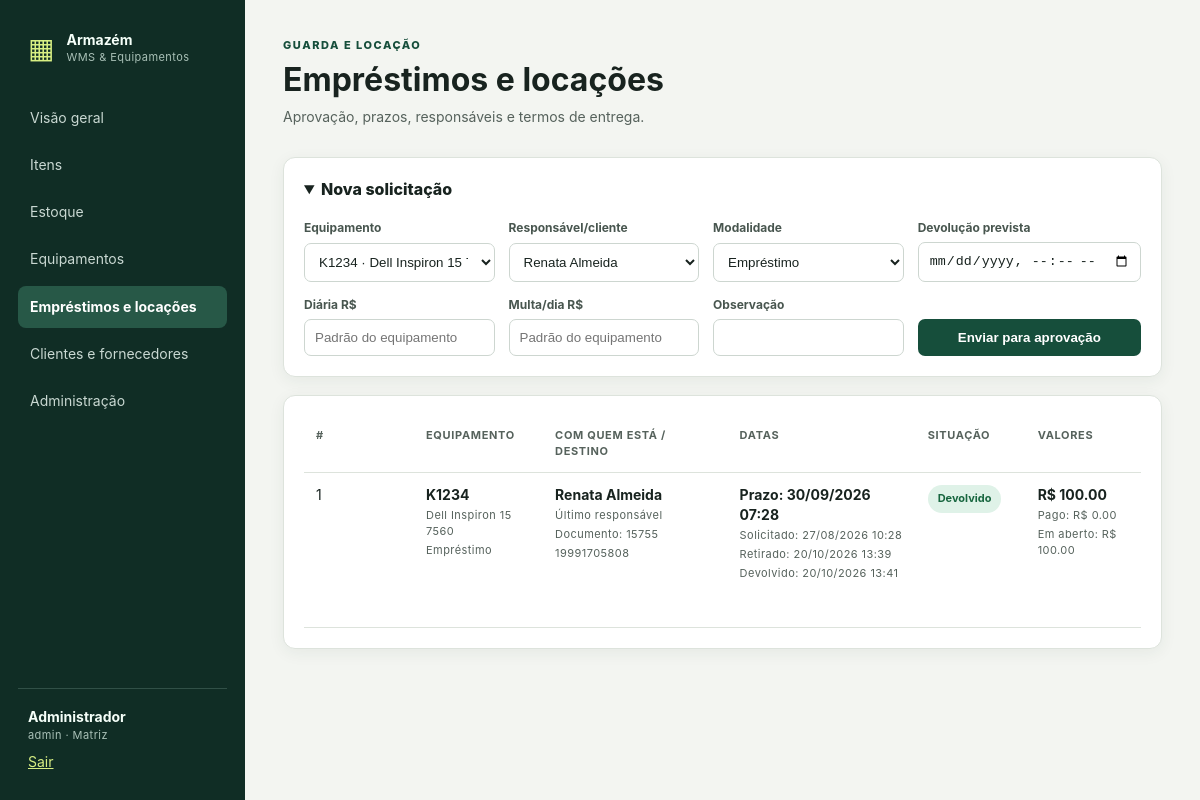
The page /loans (signed in) on the database its author committed.
### models.py (models this page shows, shortened)
class User(UserMixin, db.Model):
    __tablename__ = "users"
    id = db.Column(db.Integer, primary_key=True)
    name = db.Column(db.String(120), nullable=False)
    email = db.Column(db.String(180), unique=True, nullable=False)
    password_hash = db.Column(db.String(255), nullable=False)
    role = db.Column(db.String(20), default="operator", nullable=False)
    branch_id = db.Column(db.Integer, db.ForeignKey("branches.id"))
    active = db.Column(db.Boolean, default=True, nullable=False)
    branch = db.relationship("Branch")
    def can(self, *roles): return self.role in roles

class Branch(db.Model):
    __tablename__ = "branches"
    id = db.Column(db.Integer, primary_key=True)
    code = db.Column(db.String(20), unique=True, nullable=False)
    name = db.Column(db.String(120), nullable=False)
    active = db.Column(db.Boolean, default=True, nullable=False)

class Loan(db.Model):
    __tablename__ = "loans"
    id = db.Column(db.Integer, primary_key=True)
    asset_id = db.Column(db.Integer, db.ForeignKey("assets.id"), nullable=False)
    party_id = db.Column(db.Integer, db.ForeignKey("parties.id"), nullable=False)
    kind = db.Column(db.String(20), default="LOAN", nullable=False)
    status = db.Column(db.String(30), default="PENDING", nullable=False)
    requested_at = db.Column(db.DateTime, default=now, nullable=False)
    start_at = db.Column(db.DateTime)
    due_at = db.Column(db.DateTime, nullable=False)
    returned_at = db.Column(db.DateTime)
    approved_at = db.Column(db.DateTime)
    requested_by_id = db.Column(db.Integer, db.ForeignKey("users.id"), nullable=False)
    approved_by_id = db.Column(db.Integer, db.ForeignKey("users.id"))
    daily_rate = db.Column(db.Numeric(14, 2), default=0, nullable=False)
    late_fee_daily = db.Column(db.Numeric(14, 2), default=0, nullable=False)
    discount = db.Column(db.Numeric(14, 2), default=0, nullable=False)
    paid_amount = db.Column(db.Numeric(14, 2), default=0, nullable=False)
    notes = db.Column(db.Text)
    return_condition = db.Column(db.String(30))
    asset = db.relationship("Asset")
    party = db.relationship("Party")
    requested_by = db.relationship("User", foreign_keys=[requested_by_id])
    approved_by = db.relationship("User", foreign_keys=[approved_by_id])
    @property
    def overdue_days(self):
        end = self.returned_at or now()
        return max(0, (end.date() - self.due_at.date()).days)
    @property
    def total(self):
        rental = Decimal(self.daily_rate or 0) * (self.rental_days if self.kind == "RENTAL" else 0)
        late = Decimal(self.late_fee_daily or 0) * self.overdue_days
        return max(Decimal("0"), rental + late - Decimal(self.discount or 0))

class Asset(db.Model):
    __tablename__ = "assets"
    id = db.Column(db.Integer, primary_key=True)
    item_id = db.Column(db.Integer, db.ForeignKey("items.id"), nullable=False)
    branch_id = db.Column(db.Integer, db.ForeignKey("branches.id"), nullable=False)
    warehouse_id = db.Column(db.Integer, db.ForeignKey("warehouses.id"), nullable=False)
    asset_tag = db.Column(db.String(60), unique=True, nullable=False)
    serial_number = db.Column(db.String(100))
    status = db.Column(db.String(30), default="AVAILABLE", nullable=False)
    condition = db.Column(db.String(30), default="GOOD", nullable=False)
    daily_rate = db.Column(db.Numeric(14, 2), default=0, nullable=False)
    late_fee_daily = db.Column(db.Numeric(14, 2), default=0, nullable=False)
    notes = db.Column(db.Text)
    item = db.relationship("Item")
    branch = db.relationship("Branch")
    warehouse = db.relationship("Warehouse")

class Item(db.Model):
    __tablename__ = "items"
    id = db.Column(db.Integer, primary_key=True)
    sku = db.Column(db.String(50), unique=True, nullable=False)
    name = db.Column(db.String(160), nullable=False)
    category = db.Column(db.String(80))
    condition = db.Column(db.String(20), default="UNSPECIFIED", nullable=False)
    item_type = db.Column(db.String(20), nullable=False)  # STOCK/EQUIPMENT
    unit = db.Column(db.String(10), default="UN", nullable=False)
    minimum_stock = db.Column(db.Numeric(14, 3), default=0, nullable=False)
    active = db.Column(db.Boolean, default=True, nullable=False)

class Party(db.Model):
    __tablename__ = "parties"
    id = db.Column(db.Integer, primary_key=True)
    kind = db.Column(db.String(20), default="EMPLOYEE", nullable=False)
    document = db.Column(db.String(30))
    name = db.Column(db.String(160), nullable=False)
    email = db.Column(db.String(180))
    phone = db.Column(db.String(40))
    active = db.Column(db.Boolean, default=True, nullable=False)

### app.py (the view, shortened to what this page needs)
    @app.route("/loans", methods=["GET", "POST"])
    @login_required
    def loans():
        loans_query = Loan.query.join(Asset)
        if current_user.role != "admin" and current_user.branch_id:
            loans_query = loans_query.filter(Asset.branch_id == current_user.branch_id)
        return render_template("loans.html", loans=loans_query.order_by(Loan.requested_at.desc()).all(),
                               assets=branch_scope(Asset.query, Asset).filter_by(status="AVAILABLE").all(),
                               parties=Party.query.filter_by(active=True).all())

### templates/loans.html (shortened to what this page needs)
{% extends 'base.html' %}
{% block content %}
<header><div><small>GUARDA E LOCAÇÃO</small><h1>Empréstimos e locações</h1><p>Aprovação, prazos, responsáveis e termos de entrega.</p></div></header>
{% if current_user.can('admin','manager','operator') %}
<details class="panel form-panel" open>
  <summary>Nova solicitação</summary>
  <form method="post" class="grid-form">
    <label>Equipamento<select name="asset_id" required>{% for a in assets %}<option value="{{ a.id }}">{{ a.asset_tag }} · {{ a.item.name }}</option>{% endfor %}</select></label>
    <label>Responsável/cliente<select name="party_id" required>{% for p in parties %}<option value="{{ p.id }}">{{ p.name }}</option>{% endfor %}</select></label>
    <label>Modalidade<select name="kind"><option value="LOAN">Empréstimo</option><option value="RENTAL">Locação</option></select></label>
    <label>Devolução prevista<input type="datetime-local" name="due_at" required></label>
    <label>Diária R$<input type="number" step="0.01" min="0" name="daily_rate" placeholder="Padrão do equipamento"></label>
    <label>Multa/dia R$<input type="number" step="0.01" min="0" name="late_fee_daily" placeholder="Padrão do equipamento"></label>
    <label>Observação<input name="notes"></label>
    <button>Enviar para aprovação</button>
  </form>
</details>
{% endif %}
<section class="panel"><div class="table-scroll" role="region" tabindex="0" aria-label="Lista de empréstimos e locações">
  <table class="loan-table">
    <thead><tr><th>#</th><th>Equipamento</th><th>Com quem está / Destino</th><th>Datas</th><th>Situação</th><th>Valores</th><th>Ações</th></tr></thead>
    <tbody>
    {% for l in loans %}
      <tr>
        <td>{{ l.id }}</td>
        <td><b>{{ l.asset.asset_tag }}</b><small>{{ l.asset.item.name }}</small><small>{{ 'Locação' if l.kind == 'RENTAL' else 'Empréstimo' }}</small></td>
        <td>
          <b>{{ l.party.name }}</b>
          <small>{{ 'Em posse de' if l.status=='ACTIVE' else 'Reservado para' if l.status=='PENDING' else 'Último responsável' if l.status=='RETURNED' else 'Solicitado para' }}</small>
          {% if l.party.document %}<small>Documento: {{ l.party.document }}</small>{% endif %}
          {% if l.party.phone %}<small>{{ l.party.phone }}</small>{% endif %}
        </td>
        <td>
          <b>Prazo: {{ l.due_at.strftime('%d/%m/%Y %H:%M') }}</b>
          <small>Solicitado: {{ l.requested_at.strftime('%d/%m/%Y %H:%M') }}</small>
          {% if l.start_at %}<small>Retirado: {{ l.start_at.strftime('%d/%m/%Y %H:%M') }}</small>{% endif %}
          {% if l.returned_at %}<small>Devolvido: {{ l.returned_at.strftime('%d/%m/%Y %H:%M') }}</small>{% endif %}
        </td>
        <td>
          {% set label = {'PENDING':'Aguardando aprovação','ACTIVE':'Em posse do responsável','RETURNED':'Devolvido','REJECTED':'Recusado'} %}
          <span class="badge {{ 'green' if l.status=='RETURNED' else 'red' if l.status=='REJECTED' else 'amber' }}">{{ label.get(l.status, l.status) }}</span>
        </td>
        <td>
          <b>R$ {{ '%.2f'|format(l.total) }}</b>
          <small>Pago: R$ {{ '%.2f'|format(l.paid_amount) }}</small>
          <small>Em aberto: R$ {{ '%.2f'|format([l.total - l.paid_amount, 0]|max) }}</small>
        </td>
      </tr>
    {% else %}<tr><td colspan="7">Nenhuma solicitação registrada.</td></tr>{% endfor %}
    </tbody>
  </table></div>
</section>
{% endblock %}

### templates/base.html (shortened to what this page needs)
<!doctype html>
<html lang="pt-BR">
<head>
<link rel="stylesheet" href="{{ url_for('static', filename='style.css') }}">
</head>
<body>
{% if current_user.is_authenticated %}
<aside aria-label="Painel lateral">
  <div class="brand"><span aria-hidden="true">▦</span><div><b>Armazém</b><small>WMS & Equipamentos</small></div></div>
  <nav aria-label="Navegação principal">
    <a href="{{ url_for('dashboard') }}" {% if request.endpoint == 'dashboard' %}aria-current="page"{% endif %}>Visão geral</a>
    <a href="{{ url_for('items') }}" {% if request.endpoint in ['items','item_condition'] %}aria-current="page"{% endif %}>Itens</a>
    <a href="{{ url_for('stock') }}" {% if request.endpoint == 'stock' %}aria-current="page"{% endif %}>Estoque</a>
    <a href="{{ url_for('assets') }}" {% if request.endpoint in ['assets','asset_detail','asset_condition','asset_release','asset_photo','asset_qr'] %}aria-current="page"{% endif %}>Equipamentos</a>
    <a href="{{ url_for('loans') }}" {% if request.endpoint in ['loans','loan_action','loan_term'] %}aria-current="page"{% endif %}>Empréstimos e locações</a>
    <a href="{{ url_for('parties') }}" {% if request.endpoint == 'parties' %}aria-current="page"{% endif %}>Clientes e fornecedores</a>
    {% if current_user.role == 'admin' %}<a href="{{ url_for('admin') }}" {% if request.endpoint == 'admin' %}aria-current="page"{% endif %}>Administração</a>{% endif %}
  </nav>
  <div class="account"><b>{{ current_user.name }}</b><small>{{ current_user.role }} · {{ current_user.branch.name if current_user.branch else 'Todas' }}</small><a href="{{ url_for('logout') }}">Sair</a></div>
</aside>
{% endif %}
<main id="conteudo-principal" tabindex="-1" class="{% if not current_user.is_authenticated %}full{% endif %}">
  {% block content %}{% endblock %}
</main>
</body>
</html>

### static/style.css (style rules this page uses)
:root { --ink:#18231f;--muted:#56625c;--bg:#f3f5f1;--panel:#fff;--brand:#164e3b;--accent:#d8ef83;--line:#dde3dc;--danger:#a43c3c;--amber:#8a5b0d }
* { box-sizing:border-box }
body { margin:0;background:var(--bg);color:var(--ink);font:14px/1.45 Inter,Segoe UI,Arial,sans-serif }
aside { position:fixed;inset:0 auto 0 0;width:245px;background:#102d25;color:#f5fff9;padding:28px 18px;display:flex;flex-direction:column }
.brand { display:flex;gap:12px;align-items:center;padding:0 10px 28px }
.brand>span { font-size:28px;color:var(--accent) }
.brand div,.account { display:flex;flex-direction:column }
.brand small,.account small { color:#a9c0b7 }
nav { display:grid;gap:5px }
nav a { color:#c9d8d2;text-decoration:none;padding:11px 12px;border-radius:8px }
.account { margin-top:auto;border-top:1px solid #315047;padding:18px 10px 0 }
.account a { color:var(--accent);margin-top:8px }
main { margin-left:245px;padding:38px;max-width:1500px }
header { display:flex;justify-content:space-between;align-items:flex-start;margin-bottom:25px }
h1 { font-size:32px;margin:3px 0 }
p { color:var(--muted);margin:4px 0 }
small { display:block;color:var(--muted);font-size:11px;letter-spacing:.04em }
header>div>small { color:var(--brand);font-weight:800;letter-spacing:.14em }
.date,.badge { display:inline-block;padding:6px 10px;border-radius:100px;background:#e8ece7;font-size:11px;font-weight:700 }
.metrics article,.panel,.asset-card { background:var(--panel);border:1px solid var(--line);border-radius:12px;box-shadow:0 4px 16px #243b3210 }
.panel { padding:20px;margin-bottom:18px;overflow:auto }
details summary { cursor:pointer;font-weight:800;font-size:16px }
.grid-form { display:grid;grid-template-columns:repeat(4,1fr);gap:14px;margin-top:18px;align-items:end }
label { font-size:12px;font-weight:700;color:#48564f }
input,select { display:block;width:100%;margin-top:6px;border:1px solid #cdd6d0;border-radius:7px;padding:10px;background:white;color:var(--ink) }
button { border:0;background:var(--brand);color:white;border-radius:7px;padding:11px 15px;font-weight:700;cursor:pointer }
table { width:100%;border-collapse:collapse }
th { text-align:left;color:var(--muted);font-size:11px;text-transform:uppercase;letter-spacing:.06em }
td,th { padding:12px;border-bottom:1px solid var(--line);vertical-align:top }
td small { margin-top:3px }
.badge.green { background:#dff2e8;color:#17663f }
.loan-table { min-width: 1060px; }
.loan-table td { min-width: 110px; }
.loan-table td:nth-child(3), .loan-table td:nth-child(4) { min-width: 175px; }
.table-scroll { overflow-x:auto;max-width:100% }
nav a[aria-current="page"] { background:#275847;color:#fff;font-weight:700 }
header { flex-wrap:wrap;gap:14px }
header>div { min-width:0;overflow-wrap:anywhere }
.panel { max-width:100% }
.table-scroll { overflow-x:auto;max-width:100%;overscroll-behavior-x:contain }
nav a { overflow-wrap:anywhere }

### rows shown on the page
User: name "Administrador", role "admin"
Branch: branch "Matriz"
Loan: id "1", asset.asset_tag "K1234", asset.item.name "Dell Inspiron 15 7560", kind "Empréstimo", party.name "Renata Almeida", status "Último responsável", party.document "15755", party.phone "19991705808", due_at "30/09/2026 07:28", requested_at "27/08/2026 10:28", start_at "20/10/2026 13:39", returned_at "20/10/2026 13:41", get "Devolvido", total "100.00", paid_amount "0.00"

### other values the page prints
form field asset_id "K1234 · Dell Inspiron 15 7560"
form field party_id "Renata Almeida"
